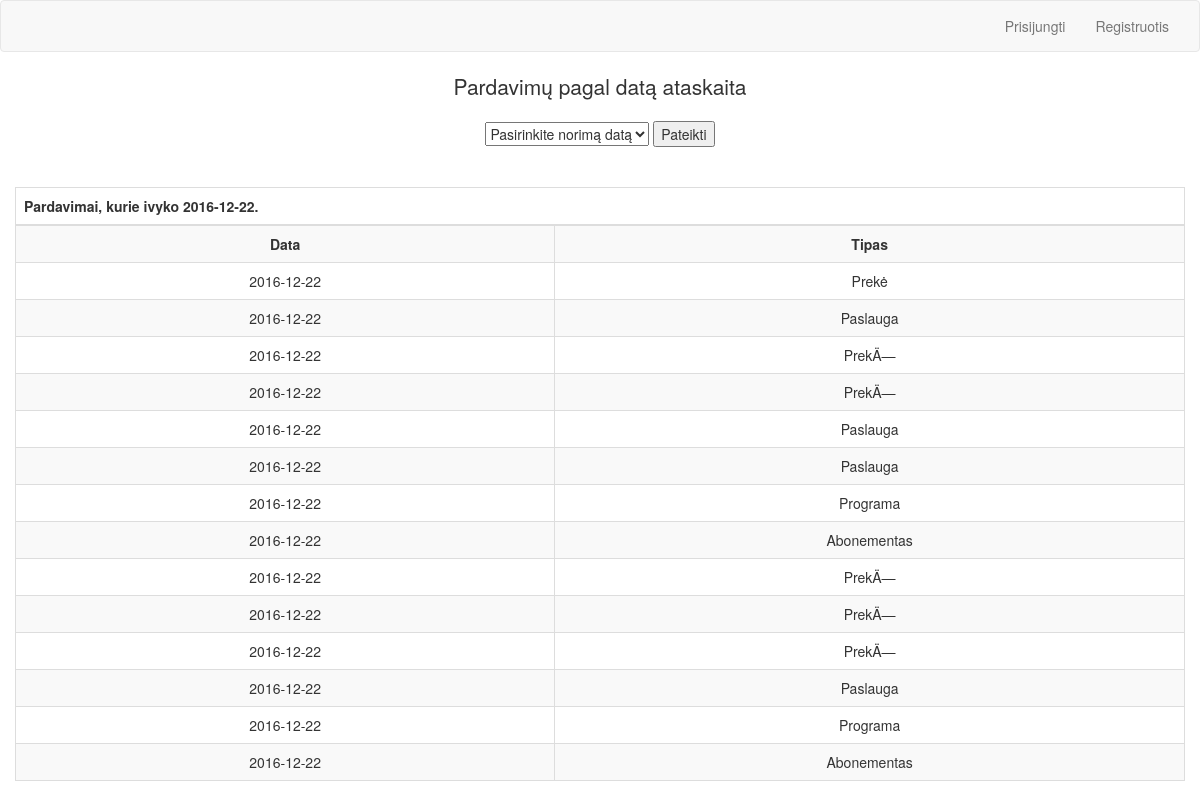
Page /pardavimu_ataskaita.php?data=2016-12-22 on the committed database.
### tables this page shows
CREATE TABLE `pardavimai` (
  `id` int(11) NOT NULL,
  `data` date NOT NULL,
  `tipas` varchar(255) NOT NULL,
  `fk_saskaita` int(11) DEFAULT NULL,
  `fk_buhalteris` int(11) DEFAULT NULL,
  `fk_klientas` varchar(11) DEFAULT NULL
);

### pardavimu_ataskaita.php (the view, shortened to what this page needs)
<?php
include_once 'dbconnect.php';
?>
<!DOCTYPE html>
<html>
    <head>
        <link rel="stylesheet" href="css/bootstrap.min.css" type="text/css" />
    </head>
    <body>
        <nav class="navbar navbar-default" role="navigation">
            <div class="container-fluid">
                <div class="collapse navbar-collapse" id="navbar1">
                    <ul class="nav navbar-nav navbar-right">
                        <?php if (isset($_SESSION['elektroninis_pastas1'])) { ?>
                            <li class="dropdown">
                                <a class="dropdown-toggle" data-toggle="dropdown" href="">Prekių valdymas<span class="caret"</span></a>
                                <ul class="dropdown-menu">
                                    <li><a href="prekiu_sarasas.php">Prekės</a></li>
                                    <li><a href="paslaugu_sarasas.php">Paslaugos</a></li>
                                    <li><a href="programu_sarasas.php">Programos</a></li>
                                   	<li><a href="abonimentu_sarasas.php">Abonementai</a></li>
                                    <li><a href="pardavimu_ataskaita.php">Pardavimų ataskaita</a></li>
                                </ul>
                            <li class="dropdown">
                                <a class="dropdown-toggle" data-toggle="dropdown" href="">Resursų valdymas<span class="caret"</span></a>
                                <ul class="dropdown-menu">
                                    <li><a href="inventoriaus_sarasas.php">Inventorius</a></li>
                                    <li><a href="patalpu_sarasas.php">Patalpos</a></li>
                                    <li><a href="padaliniu_sarasas.php">Padaliniai</a></li>
                                    <li><a href="imones_registravimas.php">Įmonės registravimas</a></li>
                                </ul>
                            <li class="dropdown">
                                <a class="dropdown-toggle" data-toggle="dropdown" href="">Užimtumo valdymas<span class="caret"</span></a>
                                <ul class="dropdown-menu">
                                    <li><a href="uzsiemimo_registravimas.php">Užsiėmimų regsitracija</a></li>
                                    <li><a href="treneriu_sarasas.php">Treneriai</a></li>
                                </ul>
                            <li><a href="klientu_sarasas.php">Klientų sąrašas</a></li>
                            <li><p class="navbar-text">Sveiki, <?php echo $_SESSION['elektroninis_pastas1']; ?></p></li>
                            <li><a href="logout.php">Atsijungti</a></li>
                        <?php } else { ?>
                            <li><a href="login.php">Prisijungti</a></li>
                            <li><a href="register.php">Registruotis</a></li>
                        <?php } ?>
                    </ul>
                </div>
            </div>
        </nav>
        <section>
            <div class="container">
                <div class="row">
                    <div class="col-lg-12">
                        <div class="row">
                            <form action="/test/pardavimu_ataskaita.php">
                                <div class="text-center">
                                    <p class="lead section-lead">Pardavimų pagal datą ataskaita</p>
                                    <select name="data">
                                        <option value="-1">Pasirinkite norimą datą</option>
                                    </select>
                                    <input type="submit" name="submit" value="Pateikti">
                                </div>
                            </form>
                        </div>
                    </div>
                </div>
            </div>
        </section>
        <br>
        <br>
        <section>
            <div class="container">
                <div class="row">
                    <div class="col-lg-12">
                        <div class="row">
                            <?php
                            if (isset($_GET['data']) && $_GET['data'] != -1) {
                                $numeris = $_GET['data'];
                                $query = 'SELECT * FROM pardavimai WHERE data=\''.$numeris.'\'';
                                $result = $con->query($query);
                                echo "<table class='table table-bordered table-striped table-hover'>
                                <thead>
                                    <tr>
                                        <td colspan=9><strong>Pardavimai, kurie ivyko " . $numeris . ".</strong></td>
                                    </tr>
                                </thead>";
                                echo "<tbody>
                                    <tr>
                                        <th class='text-center'>Data</td>
                                        <th class='text-center'>Tipas</td>
                                    </tr>";
                                while ($row = mysqli_fetch_assoc($result)) {
                                    echo "<tr>";
                                    echo "<td class='text-center'>" . $row['data'] . "</td>";
                                    echo "<td class='text-center'>" . $row['tipas'] . "</td>";
                                    echo "</tr>";
                                }
                                echo "</tbody>
                            </table> ";
                            }
                            ?>
                        </div>
                    </div>
                </div>
            </div>
        </section>
    </body>
</html>

### rows in the picture
pardavimai: data "2016-12-22", tipas "Prekė"
pardavimai: data "2016-12-22", tipas "Paslauga"
pardavimai: data "2016-12-22", tipas "PrekÄ—"
pardavimai: data "2016-12-22", tipas "PrekÄ—"
pardavimai: data "2016-12-22", tipas "Paslauga"
pardavimai: data "2016-12-22", tipas "Paslauga"
pardavimai: data "2016-12-22", tipas "Programa"
pardavimai: data "2016-12-22", tipas "Abonementas"
pardavimai: data "2016-12-22", tipas "PrekÄ—"
pardavimai: data "2016-12-22", tipas "PrekÄ—"
pardavimai: data "2016-12-22", tipas "PrekÄ—"
pardavimai: data "2016-12-22", tipas "Paslauga"
pardavimai: data "2016-12-22", tipas "Programa"
pardavimai: data "2016-12-22", tipas "Abonementas"

### other values in the picture
$numeris "2016-12-22"
